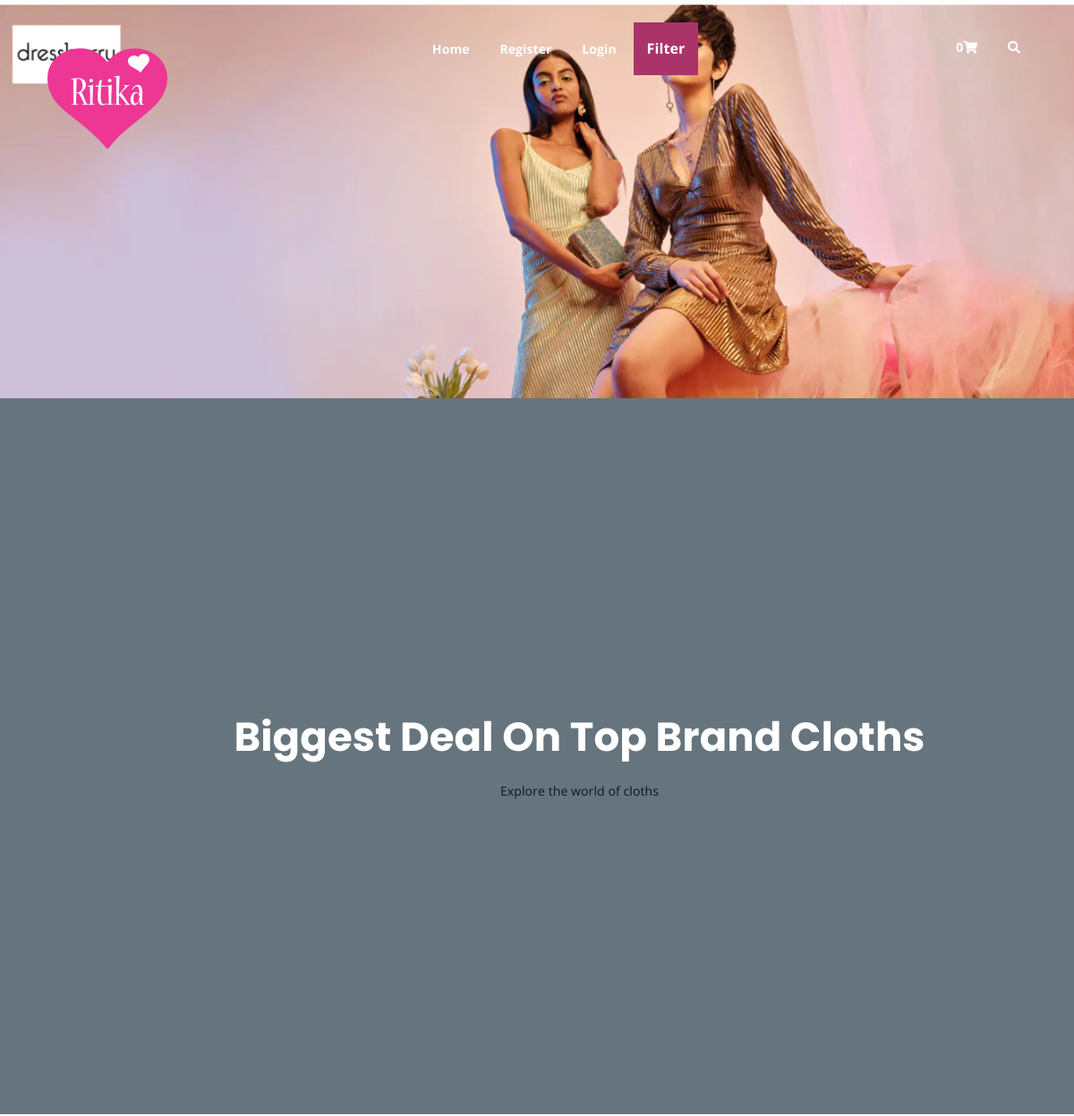
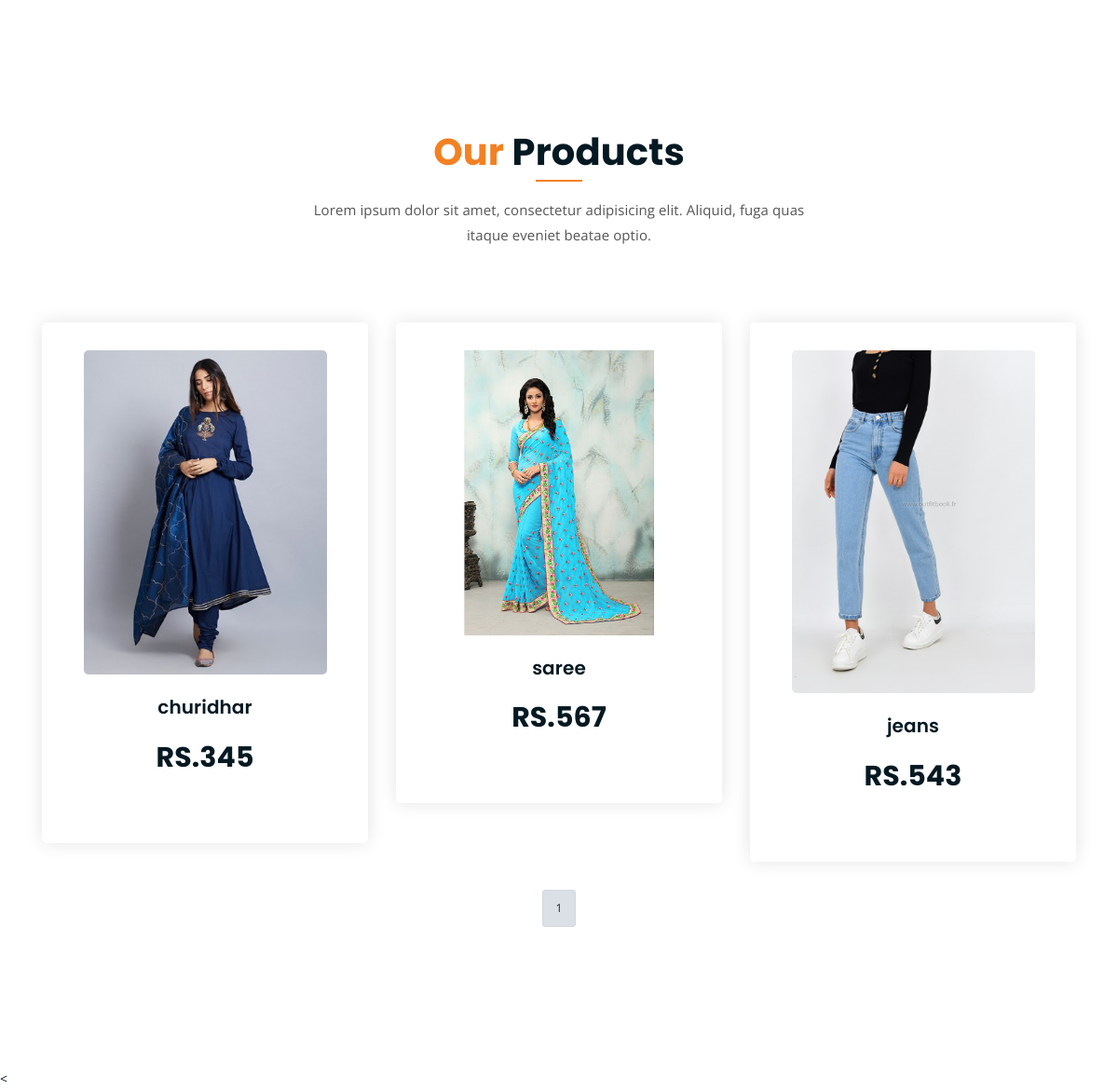
/wome-section/, run on the app's committed database (2 pictures, top to bottom).
### shop/models.py (models this page shows, shortened)
class products(models.Model):
    name=models.CharField(max_length=150,unique=True)
    slug=models.SlugField(max_length=150,unique=True)
    img=models.ImageField(upload_to='product')
    desc=models.TextField()
    stock=models.IntegerField()
    available=models.BooleanField()
    price=models.IntegerField()
    category=models.ForeignKey(categ,on_delete=models.CASCADE)
    def get_url(self):
        return reverse('details',args=[self.category.slug,self.slug])

### shop/views.py (the view)
# urls.py: 2. Add a URL to urlpatterns:  path('', views.home, name='home')
def home(request,c_slug=None):
    c_page=None
    prodt=None
    if c_slug!=None:
        c_page=get_object_or_404(categ,slug=c_slug)
        prodt=products.objects.filter(category=c_page,available=True)
    else:
        prodt=products.objects.all().filter(available=True)
    cat=categ.objects.all()
    paginator=Paginator(prodt,6)
    try:
        page=int(request.GET.get('page','1'))
    except:
        page=1
    try:
        pro=paginator.page(page)
    except:
        pro=paginator.page(paginator.num_pages)
    return render(request,'index.html',{'pr':prodt,'ct':cat,'pg':pro})

### cart/context_processor.py (called while the page is built)
def count(request):
    item_count=0
    if 'admin' in request.path:
        return {}
    else:
        try:
            ct=cartlist.objects.filter(cartid=cid(request))
            cti=items.objects.all().filter(cart=ct[:1])
            for c in cti:
                item_count += c.quan
        except cartlist.DoesNotExist:
            item_count=0
        return dict(itc=item_count)

### cart/views.py (called while the page is built)
def cid(request):
    ct_id=request.session.session_key
    if not ct_id:
        ct_id=request.session.create()
    return ct_id

### shop/models.py (called while the page is built)
    def get_url(self):
        return reverse('prod_cat',args=[self.slug])

### templates/index.html (shortened to what this page needs)
{% load static %}
{% block content %}
<html lang="en">
<head>
	<link rel="stylesheet" href="{% static 'assets/css/all.min.css' %}">
	<link rel="stylesheet" href="{% static 'assets/bootstrap/css/bootstrap.min.css' %}">
	<link rel="stylesheet" href="{% static 'assets/css/owl.carousel.css' %}">
	<link rel="stylesheet" href="{% static 'assets/css/magnific-popup.css' %}">
	<link rel="stylesheet" href="{% static 'assets/css/animate.css'%}">
	<link rel="stylesheet" href="{% static 'assets/css/meanmenu.min.css'%}">
	<link rel="stylesheet" href="{% static 'assets/css/main.css'%}">
	<link rel="stylesheet" href="{% static 'assets/css/responsive.css'%}">
</head>
<body>
	<div class="top-header-area" id="sticker">
		<div class="container">
			<div class="row">
				<div class="col-lg-12 col-sm-12 text-center">
					<div class="main-menu-wrap">
						<div class="site-logo">
							<a href="index.html">
								<img src="{% static 'assets/img/Ritika.png'%}" alt="">
							</a>
						</div>
						<nav class="main-menu">
							<ul>
								<li class="active"><a href="/">Home</a></li>
								{% if user.is_authenticated %}
								<li>Hai {{user.username}}</li>
								<li class="active"><a href="accounts/logout">Logout</a></li>
								{% else %}
								<li class="active"><a href="accounts/register">Register</a>
								</li>
								<li class="active"><a href="accounts/login">Login</a>
	                            </li>
								{% endif %}
								<li>
									<div class="dropdown">
									  <a  class="dropbtn">Filter</a>
								</div>
								</li>
								<li>
									<div class="header-icons">
										<a class="shopping-cart" href="{% url 'cartdetails' %}">{{itc}}<i class="fas fa-shopping-cart"></i></a>
										<a class="mobile-hide search-bar-icon" href="#"><i class="fas fa-search"></i></a>
									</div>
								</li>
							</ul>
						</nav>
					</div>
				</div>
			</div>
		</div>
	</div>
		<img src="{% static 'assets/img/cover.png' %}" alt="">
	<div class="hero-area hero-bg">
		<div class="container">
			<div class="row">
				<div class="col-lg-9 offset-lg-2 text-center">
					<div class="hero-text">
						<div class="hero-text-tablecell">
							<h1>Biggest Deal On Top Brand Cloths</h1>
							<p>Explore the world of cloths </p>
						</div>
					</div>
				</div>
			</div>
		</div>
	</div>
	<div class="product-section mt-150 mb-150">
		<div class="container">
			<div class="row">
				<div class="col-lg-8 offset-lg-2 text-center">
					<div class="section-title">
						<h3><span class="orange-text">Our</span> Products</h3>
						<p>Lorem ipsum dolor sit amet, consectetur adipisicing elit. Aliquid, fuga quas itaque eveniet beatae optio.</p>
					</div>
				</div>
			</div>
			<div class="row">
				{% for i in pg.object_list %}
				<div class="col-lg-4 col-md-6 offset-md-3 offset-lg-0 text-center">
					<div class="single-product-item">
						<div class="product-image">
							<a href="{{i.get_url}}"><img src="{{i.img.url}}" alt="" style="height=300px;width=300;"></a>
						</div>
						<h3>{{i.name}}</h3>
						<p class="product-price"> RS.{{i.price}} </p>
					</div>
				</div>
				{% endfor %}
			</div>
		</div>
		<center>
			{% for p in pg.paginator.page_range %}
			<a href="?page={{p}}" class="btn btn-light btn-sm {% if pg.number == p %} active {% endif %}">{{p}}</a>
			{% endfor %}
		</center>
	</div>
	<
{% endblock %}
</body>
</html>

### static/assets/css/main.css (style rules this page uses)
html { font-size: 14px; font-weight: 400; line-height: 28px; height: 100%; }
body { font-family: "Open Sans", sans-serif; font-weight: 400; font-size: 1rem; letter-spacing: 0.1px; line-height: 1.8; color: #051922; overflow-x: hidden; }
body img { max-width: 100%; }
a { cursor: pointer; text-decoration: none; -webkit-transition: all 0.2s ease-in-out; -o-transition: all 0.2s ease-in-out; transition: all 0.2s ease-in-out; }
h1, .h1, h2, .h2, h3, .h3, h4, .h4, h5, .h5, h6, .h6 { font-family: "Poppins", sans-serif; font-weight: 700; margin: 0 0 1.25rem 0; color: #051922; }
h1, .h1 { font-size: 4rem; font-weight: 700; line-height: 4rem; }
h3, .h3 { font-size: 2rem; font-weight: 700; line-height: 2.25rem; }
p { font-family: "Open Sans", sans-serif; font-weight: 400; font-size: 1rem; letter-spacing: 0.1px; line-height: 1.8; color: #051922; margin: 0 0 1.25rem 0; }
p:last-child { margin: 0; }
.mt-150 { margin-top: 150px; }
.mb-150 { margin-bottom: 150px; }
.orange-text { color: #F28123; }
.section-title h3 { font-size: 40px; position: relative; padding-bottom: 15px; }
.section-title h3:after { position: absolute; content: ''; left: 0px; right: 0px; bottom: 0px; width: 50px; height: 2px; background-color: #F28123; margin: 0 auto; }
.section-title p { font-size: 15px; width: 530px; margin: 0 auto; color: #555; margin-top: 10px; line-height: 1.8; }
.section-title { margin-bottom: 80px; }
.top-header-area { position: absolute; z-index: 999; width: 100%; padding: 25px 0; }
nav.main-menu ul { margin: 0; padding: 0; list-style: none; }
nav.main-menu ul li { display: inline-block; }
nav.main-menu ul li a { color: #fff; font-weight: 700; display: block; padding: 15px; }
nav.main-menu ul > li { position: relative; }
nav.main-menu ul li:last-child a { display: inline-block; }
nav.main-menu > ul li:last-child { float: right; }
.site-logo { float: left; max-width: 150px; }
.main-menu-wrap { position: relative; }
.header-icons a { color: #fff; display: inline-block; padding: 10px; }
.site-logo { padding: 6px 0; }
nav.main-menu li a { -webkit-transition: 0.3s; -o-transition: 0.3s; transition: 0.3s; }
.top-header-area .header-icons a { -webkit-transition: 0.3s; -o-transition: 0.3s; transition: 0.3s; }
.top-header-area { -webkit-transition: 0.3s; -o-transition: 0.3s; transition: 0.3s; }
.product-image img { -webkit-transition: 0.3s; -o-transition: 0.3s; transition: 0.3s; }
.single-product-item { -webkit-transition: 0.3s; -o-transition: 0.3s; transition: 0.3s; }
.hero-bg { background-image: url(../img/hero-bg.jpg); background-size: cover; background-position: center; background-attachment: fixed; }
.hero-text { display: table; height: 100%; }
.hero-text-tablecell { display: table-cell; }
.hero-area { height: 100%; position: relative; z-index: 1; }
html, body { height: 100%; }
.hero-area:after { position: absolute; left: 0; top: 0; width: 100%; height: 100%; content: ""; background-color: #07212e; z-index: -1; opacity: 0.6; }
.hero-text h1 { font-size: 64px; font-weight: 700; line-height: 1.3; color: #fff; }
.hero-area div { height: 100%; }
.hero-area div.hero-text { height: 100%; width: 100%; }
.hero-area div.hero-text-tablecell { height: auto; vertical-align: middle; }
.single-product-item { margin-bottom: 30px; }
.product-image { padding: 30px; padding-bottom: 0; }
.product-image img { width: 90%; border-radius: 5px; margin-bottom: 20px; }
.single-product-item h3 { font-size: 20px; font-weight: 600; margin-bottom: 10px; }
p.product-price { font-family: 'Poppins', sans-serif; font-size: 30px; font-weight: 700; margin-bottom: 15px; }
.single-product-item { -webkit-box-shadow: 0 0 20px #e4e4e4; box-shadow: 0 0 20px #e4e4e4; padding-bottom: 50px; border-radius: 5px; }

### static/assets/css/responsive.css (style rules this page uses)
@media only screen and (min-width: 992px) and (max-width: 1200px) { .hero-text h1 { font-size: 45px; } }

### templates/index.html (style rules this page uses)
.dropbtn { background-color: #AA336A; color: white; padding: 16px; font-size: 16px; border: none; cursor: pointer; }
.dropdown { position: relative; display: inline-block; }
.btn-sm { background-color:AA336A; padding:10px 13px; }

### data on the page
products: img (picture), name "churidhar", price "345"
products: img (picture), name "saree", price "567"
products: img (picture), name "jeans", price "543"

### other printed values
{{ itc }} "0"
{{ p }} "1"
